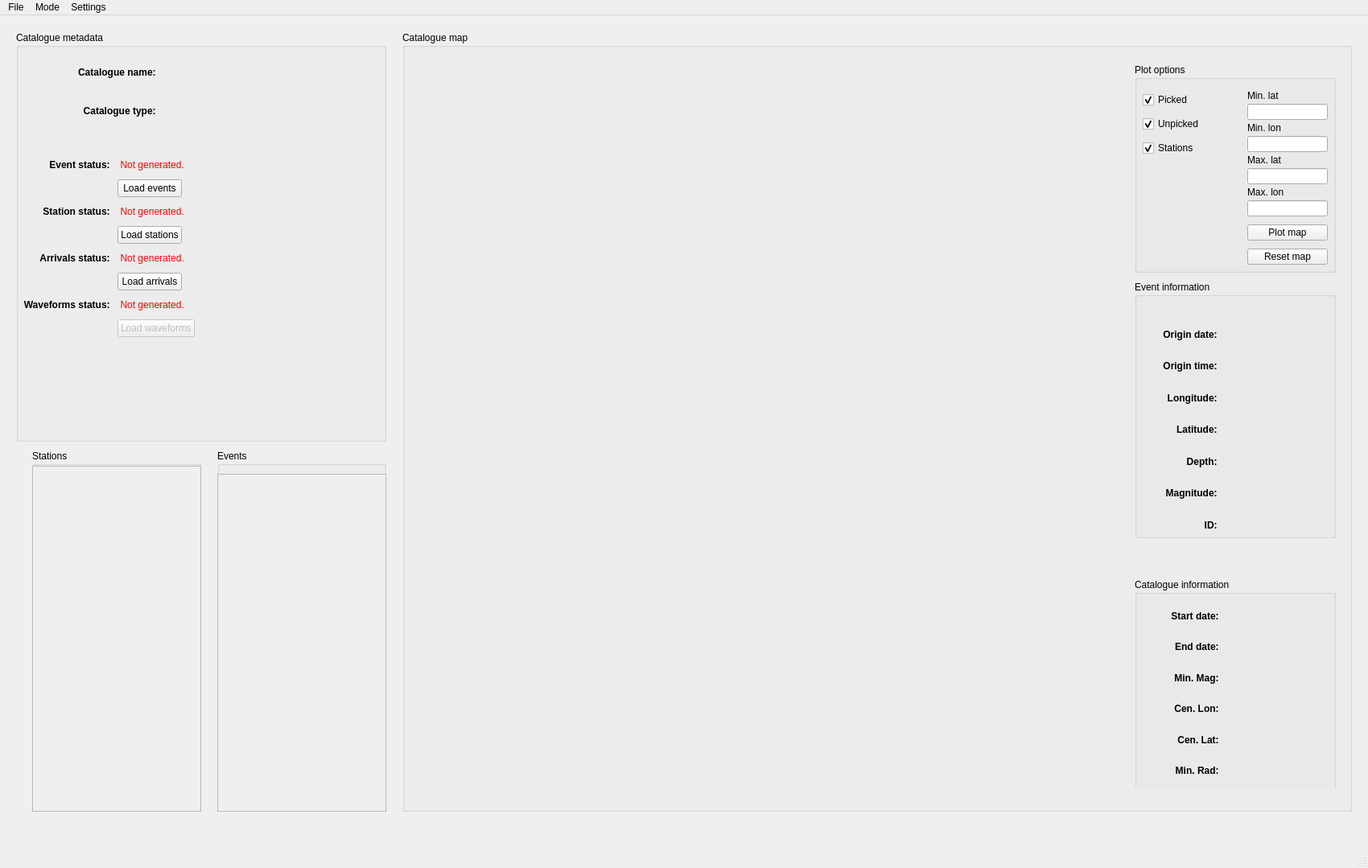
<?xml version="1.0" encoding="UTF-8"?>
<ui version="4.0">
 <class>MainWindow</class>
 <widget class="QMainWindow" name="MainWindow">
  <property name="geometry">
   <rect>
    <x>0</x>
    <y>0</y>
    <width>1700</width>
    <height>1079</height>
   </rect>
  </property>
  <property name="sizePolicy">
   <sizepolicy hsizetype="Minimum" vsizetype="Minimum">
    <horstretch>0</horstretch>
    <verstretch>0</verstretch>
   </sizepolicy>
  </property>
  <property name="minimumSize">
   <size>
    <width>0</width>
    <height>0</height>
   </size>
  </property>
  <property name="maximumSize">
   <size>
    <width>1700</width>
    <height>1088</height>
   </size>
  </property>
  <property name="windowTitle">
   <string>MainWindow</string>
  </property>
  <widget class="QWidget" name="wid">
   <property name="sizePolicy">
    <sizepolicy hsizetype="Expanding" vsizetype="Expanding">
     <horstretch>0</horstretch>
     <verstretch>0</verstretch>
    </sizepolicy>
   </property>
   <property name="styleSheet">
    <string notr="true"/>
   </property>
   <widget class="QGroupBox" name="cat_meta">
    <property name="geometry">
     <rect>
      <x>20</x>
      <y>20</y>
      <width>460</width>
      <height>510</height>
     </rect>
    </property>
    <property name="styleSheet">
     <string notr="true"/>
    </property>
    <property name="title">
     <string>Catalogue metadata</string>
    </property>
    <property name="flat">
     <bool>false</bool>
    </property>
    <property name="checkable">
     <bool>false</bool>
    </property>
    <widget class="QWidget" name="gridLayoutWidget_2">
     <property name="geometry">
      <rect>
       <x>0</x>
       <y>30</y>
       <width>460</width>
       <height>90</height>
      </rect>
     </property>
     <layout class="QGridLayout" name="gridLayout_2" rowstretch="0,0" columnstretch="7,11" rowminimumheight="0,0" columnminimumwidth="0,0">
      <item row="1" column="1">
       <widget class="QLabel" name="label_catTypeDisp">
        <property name="text">
         <string/>
        </property>
       </widget>
      </item>
      <item row="0" column="0">
       <widget class="QLabel" name="label_catName">
        <property name="styleSheet">
         <string notr="true">font-weight: bold;</string>
        </property>
        <property name="text">
         <string>Catalogue name: </string>
        </property>
        <property name="alignment">
         <set>Qt::AlignRight|Qt::AlignTrailing|Qt::AlignVCenter</set>
        </property>
       </widget>
      </item>
      <item row="1" column="0">
       <widget class="QLabel" name="label_catType">
        <property name="styleSheet">
         <string notr="true">font-weight: bold;</string>
        </property>
        <property name="text">
         <string>Catalogue type: </string>
        </property>
        <property name="alignment">
         <set>Qt::AlignRight|Qt::AlignTrailing|Qt::AlignVCenter</set>
        </property>
       </widget>
      </item>
      <item row="0" column="1">
       <widget class="QLabel" name="label_catNameDisp">
        <property name="text">
         <string/>
        </property>
       </widget>
      </item>
     </layout>
    </widget>
    <widget class="QStackedWidget" name="catalogue_forms">
     <property name="geometry">
      <rect>
       <x>0</x>
       <y>150</y>
       <width>460</width>
       <height>360</height>
      </rect>
     </property>
     <property name="sizePolicy">
      <sizepolicy hsizetype="Expanding" vsizetype="Expanding">
       <horstretch>0</horstretch>
       <verstretch>0</verstretch>
      </sizepolicy>
     </property>
     <property name="minimumSize">
      <size>
       <width>0</width>
       <height>0</height>
      </size>
     </property>
     <property name="frameShape">
      <enum>QFrame::NoFrame</enum>
     </property>
     <property name="currentIndex">
      <number>0</number>
     </property>
     <widget class="QWidget" name="status_page">
      <layout class="QHBoxLayout" name="horizontalLayout">
       <item>
        <layout class="QFormLayout" name="status_form">
         <property name="sizeConstraint">
          <enum>QLayout::SetDefaultConstraint</enum>
         </property>
         <property name="fieldGrowthPolicy">
          <enum>QFormLayout::ExpandingFieldsGrow</enum>
         </property>
         <property name="labelAlignment">
          <set>Qt::AlignRight|Qt::AlignTrailing|Qt::AlignVCenter</set>
         </property>
         <property name="formAlignment">
          <set>Qt::AlignLeading|Qt::AlignLeft|Qt::AlignTop</set>
         </property>
         <property name="verticalSpacing">
          <number>11</number>
         </property>
         <item row="0" column="0">
          <widget class="QLabel" name="label">
           <property name="layoutDirection">
            <enum>Qt::LeftToRight</enum>
           </property>
           <property name="styleSheet">
            <string notr="true">font-weight: bold;</string>
           </property>
           <property name="text">
            <string>Event status: </string>
           </property>
           <property name="alignment">
            <set>Qt::AlignRight|Qt::AlignTrailing|Qt::AlignVCenter</set>
           </property>
          </widget>
         </item>
         <item row="0" column="1">
          <widget class="QLabel" name="label_eventStat">
           <property name="styleSheet">
            <string notr="true">color: rgb(255, 0, 0)</string>
           </property>
           <property name="text">
            <string> Not generated.</string>
           </property>
           <property name="alignment">
            <set>Qt::AlignCenter</set>
           </property>
          </widget>
         </item>
         <item row="2" column="0">
          <widget class="QLabel" name="label_3">
           <property name="layoutDirection">
            <enum>Qt::LeftToRight</enum>
           </property>
           <property name="styleSheet">
            <string notr="true">font-weight: bold;</string>
           </property>
           <property name="text">
            <string>Station status: </string>
           </property>
           <property name="alignment">
            <set>Qt::AlignRight|Qt::AlignTrailing|Qt::AlignVCenter</set>
           </property>
          </widget>
         </item>
         <item row="2" column="1">
          <widget class="QLabel" name="label_statStat">
           <property name="styleSheet">
            <string notr="true">color: rgb(255, 0, 0)</string>
           </property>
           <property name="text">
            <string> Not generated.</string>
           </property>
           <property name="alignment">
            <set>Qt::AlignCenter</set>
           </property>
          </widget>
         </item>
         <item row="3" column="1">
          <widget class="QPushButton" name="load_stats_button">
           <property name="text">
            <string>Load stations</string>
           </property>
          </widget>
         </item>
         <item row="4" column="0">
          <widget class="QLabel" name="label_4">
           <property name="layoutDirection">
            <enum>Qt::LeftToRight</enum>
           </property>
           <property name="styleSheet">
            <string notr="true">font-weight: bold;</string>
           </property>
           <property name="text">
            <string>Arrivals status: </string>
           </property>
           <property name="alignment">
            <set>Qt::AlignRight|Qt::AlignTrailing|Qt::AlignVCenter</set>
           </property>
          </widget>
         </item>
         <item row="4" column="1">
          <widget class="QLabel" name="label_arrivalStat">
           <property name="styleSheet">
            <string notr="true">color: rgb(255, 0, 0)</string>
           </property>
           <property name="text">
            <string> Not generated.</string>
           </property>
           <property name="alignment">
            <set>Qt::AlignCenter</set>
           </property>
          </widget>
         </item>
         <item row="5" column="1">
          <widget class="QPushButton" name="load_arrivals_button">
           <property name="text">
            <string>Load arrivals</string>
           </property>
          </widget>
         </item>
         <item row="6" column="0">
          <widget class="QLabel" name="label_7">
           <property name="layoutDirection">
            <enum>Qt::LeftToRight</enum>
           </property>
           <property name="styleSheet">
            <string notr="true">font-weight: bold;</string>
           </property>
           <property name="text">
            <string>Waveforms status: </string>
           </property>
           <property name="alignment">
            <set>Qt::AlignRight|Qt::AlignTrailing|Qt::AlignVCenter</set>
           </property>
          </widget>
         </item>
         <item row="6" column="1">
          <widget class="QLabel" name="label_waveformStat">
           <property name="styleSheet">
            <string notr="true">color: rgb(255, 0, 0)</string>
           </property>
           <property name="text">
            <string> Not generated.</string>
           </property>
           <property name="alignment">
            <set>Qt::AlignCenter</set>
           </property>
          </widget>
         </item>
         <item row="7" column="1">
          <widget class="QPushButton" name="load_waveforms_button">
           <property name="enabled">
            <bool>false</bool>
           </property>
           <property name="text">
            <string>Load waveforms</string>
           </property>
          </widget>
         </item>
         <item row="1" column="1">
          <widget class="QPushButton" name="load_events_button">
           <property name="sizePolicy">
            <sizepolicy hsizetype="Preferred" vsizetype="Fixed">
             <horstretch>0</horstretch>
             <verstretch>0</verstretch>
            </sizepolicy>
           </property>
           <property name="text">
            <string>Load events</string>
           </property>
           <property name="flat">
            <bool>false</bool>
           </property>
          </widget>
         </item>
         <item row="8" column="0">
          <widget class="QLabel" name="Label">
           <property name="text">
            <string/>
           </property>
          </widget>
         </item>
        </layout>
       </item>
      </layout>
     </widget>
     <widget class="QWidget" name="teleseismic_input_page">
      <widget class="QWidget" name="formLayoutWidget">
       <property name="geometry">
        <rect>
         <x>20</x>
         <y>20</y>
         <width>491</width>
         <height>420</height>
        </rect>
       </property>
       <layout class="QFormLayout" name="teleseismic_form">
        <property name="sizeConstraint">
         <enum>QLayout::SetMaximumSize</enum>
        </property>
        <property name="fieldGrowthPolicy">
         <enum>QFormLayout::FieldsStayAtSizeHint</enum>
        </property>
        <property name="labelAlignment">
         <set>Qt::AlignRight|Qt::AlignTrailing|Qt::AlignVCenter</set>
        </property>
        <property name="formAlignment">
         <set>Qt::AlignLeading|Qt::AlignLeft|Qt::AlignVCenter</set>
        </property>
        <property name="verticalSpacing">
         <number>11</number>
        </property>
        <item row="0" column="0">
         <widget class="QLabel" name="label_startDate">
          <property name="styleSheet">
           <string notr="true">font-weight: bold;</string>
          </property>
          <property name="text">
           <string>Start date:</string>
          </property>
         </widget>
        </item>
        <item row="0" column="1">
         <widget class="QDateEdit" name="startDate_input">
          <property name="enabled">
           <bool>true</bool>
          </property>
         </widget>
        </item>
        <item row="1" column="0">
         <widget class="QLabel" name="label_endDate">
          <property name="styleSheet">
           <string notr="true">font-weight: bold;</string>
          </property>
          <property name="text">
           <string>End date:</string>
          </property>
         </widget>
        </item>
        <item row="1" column="1">
         <widget class="QDateEdit" name="endDate_input"/>
        </item>
        <item row="2" column="0">
         <widget class="QLabel" name="label_minMag">
          <property name="styleSheet">
           <string notr="true">font-weight: bold;</string>
          </property>
          <property name="text">
           <string>Min. Magnitude:</string>
          </property>
         </widget>
        </item>
        <item row="2" column="1">
         <widget class="QLineEdit" name="minMag_input">
          <property name="styleSheet">
           <string notr="true"/>
          </property>
         </widget>
        </item>
        <item row="3" column="0">
         <widget class="QLabel" name="label_centreLon">
          <property name="styleSheet">
           <string notr="true">font-weight: bold;</string>
          </property>
          <property name="text">
           <string>Central longitude:</string>
          </property>
         </widget>
        </item>
        <item row="3" column="1">
         <widget class="QLineEdit" name="centreLon_input"/>
        </item>
        <item row="4" column="0">
         <widget class="QLabel" name="label_centreLat">
          <property name="styleSheet">
           <string notr="true">font-weight: bold;</string>
          </property>
          <property name="text">
           <string>Central latitude:</string>
          </property>
         </widget>
        </item>
        <item row="4" column="1">
         <widget class="QLineEdit" name="centreLat_input"/>
        </item>
        <item row="5" column="0">
         <widget class="QLabel" name="label_minRad">
          <property name="styleSheet">
           <string notr="true">font-weight: bold;</string>
          </property>
          <property name="text">
           <string>Min. radius:</string>
          </property>
         </widget>
        </item>
        <item row="5" column="1">
         <widget class="QLineEdit" name="minRad_input"/>
        </item>
        <item row="6" column="0">
         <widget class="QLabel" name="label_maxRad">
          <property name="styleSheet">
           <string notr="true">font-weight: bold;</string>
          </property>
          <property name="text">
           <string>Max. radius:</string>
          </property>
         </widget>
        </item>
        <item row="6" column="1">
         <widget class="QLineEdit" name="maxRad_input"/>
        </item>
        <item row="7" column="1">
         <widget class="QPushButton" name="tele_load_button">
          <property name="text">
           <string>Generate catalogue</string>
          </property>
         </widget>
        </item>
        <item row="8" column="1">
         <widget class="QLabel" name="label_2">
          <property name="text">
           <string/>
          </property>
         </widget>
        </item>
       </layout>
      </widget>
     </widget>
    </widget>
   </widget>
   <widget class="QGroupBox" name="station_box">
    <property name="geometry">
     <rect>
      <x>40</x>
      <y>540</y>
      <width>210</width>
      <height>450</height>
     </rect>
    </property>
    <property name="sizePolicy">
     <sizepolicy hsizetype="Preferred" vsizetype="Expanding">
      <horstretch>100</horstretch>
      <verstretch>100</verstretch>
     </sizepolicy>
    </property>
    <property name="title">
     <string>Stations</string>
    </property>
    <widget class="QListView" name="station_list">
     <property name="enabled">
      <bool>false</bool>
     </property>
     <property name="geometry">
      <rect>
       <x>0</x>
       <y>20</y>
       <width>210</width>
       <height>430</height>
      </rect>
     </property>
    </widget>
   </widget>
   <widget class="QGroupBox" name="catalogue_plot">
    <property name="geometry">
     <rect>
      <x>500</x>
      <y>20</y>
      <width>1180</width>
      <height>970</height>
     </rect>
    </property>
    <property name="sizePolicy">
     <sizepolicy hsizetype="Expanding" vsizetype="Expanding">
      <horstretch>0</horstretch>
      <verstretch>0</verstretch>
     </sizepolicy>
    </property>
    <property name="title">
     <string>Catalogue map</string>
    </property>
    <widget class="MplWidget" name="mpl" native="true">
     <property name="geometry">
      <rect>
       <x>0</x>
       <y>30</y>
       <width>890</width>
       <height>940</height>
      </rect>
     </property>
     <property name="sizePolicy">
      <sizepolicy hsizetype="Expanding" vsizetype="Expanding">
       <horstretch>0</horstretch>
       <verstretch>0</verstretch>
      </sizepolicy>
     </property>
     <property name="minimumSize">
      <size>
       <width>0</width>
       <height>0</height>
      </size>
     </property>
    </widget>
    <widget class="QGroupBox" name="groupBox">
     <property name="geometry">
      <rect>
       <x>910</x>
       <y>40</y>
       <width>250</width>
       <height>260</height>
      </rect>
     </property>
     <property name="title">
      <string>Plot options</string>
     </property>
     <widget class="QCheckBox" name="station_plot_tickbox">
      <property name="geometry">
       <rect>
        <x>10</x>
        <y>90</y>
        <width>156</width>
        <height>30</height>
       </rect>
      </property>
      <property name="text">
       <string>Stations</string>
      </property>
      <property name="checked">
       <bool>true</bool>
      </property>
     </widget>
     <widget class="QCheckBox" name="picked_plot_tickbox">
      <property name="geometry">
       <rect>
        <x>10</x>
        <y>30</y>
        <width>130</width>
        <height>30</height>
       </rect>
      </property>
      <property name="autoFillBackground">
       <bool>false</bool>
      </property>
      <property name="text">
       <string>Picked</string>
      </property>
      <property name="checked">
       <bool>true</bool>
      </property>
     </widget>
     <widget class="QCheckBox" name="unpicked_plot_tickbox">
      <property name="geometry">
       <rect>
        <x>10</x>
        <y>60</y>
        <width>156</width>
        <height>30</height>
       </rect>
      </property>
      <property name="text">
       <string>Unpicked</string>
      </property>
      <property name="checked">
       <bool>true</bool>
      </property>
     </widget>
     <widget class="QPushButton" name="pushButton">
      <property name="geometry">
       <rect>
        <x>140</x>
        <y>230</y>
        <width>100</width>
        <height>20</height>
       </rect>
      </property>
      <property name="text">
       <string>Reset map</string>
      </property>
     </widget>
     <widget class="QLineEdit" name="lineEdit">
      <property name="geometry">
       <rect>
        <x>140</x>
        <y>50</y>
        <width>100</width>
        <height>20</height>
       </rect>
      </property>
     </widget>
     <widget class="QLabel" name="label_5">
      <property name="geometry">
       <rect>
        <x>140</x>
        <y>30</y>
        <width>100</width>
        <height>20</height>
       </rect>
      </property>
      <property name="text">
       <string>Min. lat</string>
      </property>
     </widget>
     <widget class="QLineEdit" name="lineEdit_2">
      <property name="geometry">
       <rect>
        <x>140</x>
        <y>90</y>
        <width>100</width>
        <height>20</height>
       </rect>
      </property>
     </widget>
     <widget class="QLabel" name="label_6">
      <property name="geometry">
       <rect>
        <x>140</x>
        <y>70</y>
        <width>100</width>
        <height>20</height>
       </rect>
      </property>
      <property name="text">
       <string>Min. lon</string>
      </property>
     </widget>
     <widget class="QLineEdit" name="lineEdit_3">
      <property name="geometry">
       <rect>
        <x>140</x>
        <y>130</y>
        <width>100</width>
        <height>20</height>
       </rect>
      </property>
     </widget>
     <widget class="QLabel" name="label_8">
      <property name="geometry">
       <rect>
        <x>140</x>
        <y>110</y>
        <width>100</width>
        <height>20</height>
       </rect>
      </property>
      <property name="text">
       <string>Max. lat</string>
      </property>
     </widget>
     <widget class="QLineEdit" name="lineEdit_4">
      <property name="geometry">
       <rect>
        <x>140</x>
        <y>170</y>
        <width>100</width>
        <height>20</height>
       </rect>
      </property>
     </widget>
     <widget class="QLabel" name="label_22">
      <property name="geometry">
       <rect>
        <x>140</x>
        <y>150</y>
        <width>100</width>
        <height>20</height>
       </rect>
      </property>
      <property name="text">
       <string>Max. lon</string>
      </property>
     </widget>
     <widget class="QPushButton" name="pushButton_2">
      <property name="geometry">
       <rect>
        <x>140</x>
        <y>200</y>
        <width>100</width>
        <height>20</height>
       </rect>
      </property>
      <property name="text">
       <string>Plot map</string>
      </property>
     </widget>
    </widget>
    <widget class="QGroupBox" name="groupBox_3">
     <property name="geometry">
      <rect>
       <x>910</x>
       <y>310</y>
       <width>250</width>
       <height>320</height>
      </rect>
     </property>
     <property name="styleSheet">
      <string notr="true"/>
     </property>
     <property name="title">
      <string>Event information</string>
     </property>
     <widget class="QWidget" name="gridLayoutWidget_5">
      <property name="geometry">
       <rect>
        <x>0</x>
        <y>50</y>
        <width>250</width>
        <height>270</height>
       </rect>
      </property>
      <layout class="QGridLayout" name="gridLayout_5" columnstretch="4,5">
       <property name="horizontalSpacing">
        <number>11</number>
       </property>
       <item row="2" column="0">
        <widget class="QLabel" name="label_24">
         <property name="styleSheet">
          <string notr="true">font-weight: bold;</string>
         </property>
         <property name="text">
          <string>Longitude: </string>
         </property>
         <property name="alignment">
          <set>Qt::AlignRight|Qt::AlignTrailing|Qt::AlignVCenter</set>
         </property>
        </widget>
       </item>
       <item row="6" column="0">
        <widget class="QLabel" name="label_31">
         <property name="styleSheet">
          <string notr="true">font-weight: bold;</string>
         </property>
         <property name="text">
          <string>ID: </string>
         </property>
         <property name="alignment">
          <set>Qt::AlignRight|Qt::AlignTrailing|Qt::AlignVCenter</set>
         </property>
        </widget>
       </item>
       <item row="2" column="1">
        <widget class="QLabel" name="label_eventLon">
         <property name="text">
          <string/>
         </property>
        </widget>
       </item>
       <item row="0" column="1">
        <widget class="QLabel" name="label_eventOdate">
         <property name="text">
          <string/>
         </property>
        </widget>
       </item>
       <item row="6" column="1">
        <widget class="QLabel" name="label_eventID">
         <property name="text">
          <string/>
         </property>
        </widget>
       </item>
       <item row="5" column="0">
        <widget class="QLabel" name="label_32">
         <property name="styleSheet">
          <string notr="true">font-weight: bold;</string>
         </property>
         <property name="text">
          <string>Magnitude: </string>
         </property>
         <property name="alignment">
          <set>Qt::AlignRight|Qt::AlignTrailing|Qt::AlignVCenter</set>
         </property>
        </widget>
       </item>
       <item row="0" column="0">
        <widget class="QLabel" name="label_28">
         <property name="styleSheet">
          <string notr="true">font-weight: bold;</string>
         </property>
         <property name="text">
          <string>Origin date: </string>
         </property>
         <property name="alignment">
          <set>Qt::AlignRight|Qt::AlignTrailing|Qt::AlignVCenter</set>
         </property>
        </widget>
       </item>
       <item row="4" column="0">
        <widget class="QLabel" name="label_25">
         <property name="styleSheet">
          <string notr="true">font-weight: bold;</string>
         </property>
         <property name="text">
          <string>Depth: </string>
         </property>
         <property name="alignment">
          <set>Qt::AlignRight|Qt::AlignTrailing|Qt::AlignVCenter</set>
         </property>
        </widget>
       </item>
       <item row="3" column="1">
        <widget class="QLabel" name="label_eventLat">
         <property name="text">
          <string/>
         </property>
        </widget>
       </item>
       <item row="4" column="1">
        <widget class="QLabel" name="label_eventDepth">
         <property name="text">
          <string/>
         </property>
        </widget>
       </item>
       <item row="5" column="1">
        <widget class="QLabel" name="label_eventMag">
         <property name="text">
          <string/>
         </property>
        </widget>
       </item>
       <item row="3" column="0">
        <widget class="QLabel" name="label_23">
         <property name="styleSheet">
          <string notr="true">font-weight: bold;</string>
         </property>
         <property name="text">
          <string>Latitude: </string>
         </property>
         <property name="alignment">
          <set>Qt::AlignRight|Qt::AlignTrailing|Qt::AlignVCenter</set>
         </property>
        </widget>
       </item>
       <item row="1" column="1">
        <widget class="QLabel" name="label_eventOtime">
         <property name="text">
          <string/>
         </property>
        </widget>
       </item>
       <item row="1" column="0">
        <widget class="QLabel" name="label_29">
         <property name="styleSheet">
          <string notr="true">font-weight: bold;</string>
         </property>
         <property name="text">
          <string>Origin time: </string>
         </property>
         <property name="alignment">
          <set>Qt::AlignRight|Qt::AlignTrailing|Qt::AlignVCenter</set>
         </property>
        </widget>
       </item>
      </layout>
     </widget>
    </widget>
    <widget class="QStackedWidget" name="stackedWidget">
     <property name="geometry">
      <rect>
       <x>910</x>
       <y>680</y>
       <width>250</width>
       <height>260</height>
      </rect>
     </property>
     <property name="currentIndex">
      <number>1</number>
     </property>
     <widget class="QWidget" name="station_info_page">
      <widget class="QGroupBox" name="groupBox_2">
       <property name="geometry">
        <rect>
         <x>0</x>
         <y>0</y>
         <width>250</width>
         <height>260</height>
        </rect>
       </property>
       <property name="title">
        <string>Station information</string>
       </property>
       <widget class="QWidget" name="gridLayoutWidget_3">
        <property name="geometry">
         <rect>
          <x>0</x>
          <y>30</y>
          <width>250</width>
          <height>230</height>
         </rect>
        </property>
        <layout class="QGridLayout" name="gridLayout_3" columnstretch="4,5">
         <item row="0" column="1">
          <widget class="QLabel" name="label_statName">
           <property name="text">
            <string/>
           </property>
          </widget>
         </item>
         <item row="1" column="1">
          <widget class="QLabel" name="label_statLon">
           <property name="text">
            <string/>
           </property>
          </widget>
         </item>
         <item row="2" column="0">
          <widget class="QLabel" name="label_12">
           <property name="styleSheet">
            <string notr="true">font-weight: bold;</string>
           </property>
           <property name="text">
            <string>Longitude: </string>
           </property>
           <property name="alignment">
            <set>Qt::AlignRight|Qt::AlignTrailing|Qt::AlignVCenter</set>
           </property>
          </widget>
         </item>
         <item row="1" column="0">
          <widget class="QLabel" name="label_11">
           <property name="styleSheet">
            <string notr="true">font-weight: bold;</string>
           </property>
           <property name="text">
            <string>Latitude: </string>
           </property>
           <property name="alignment">
            <set>Qt::AlignRight|Qt::AlignTrailing|Qt::AlignVCenter</set>
           </property>
          </widget>
         </item>
         <item row="3" column="0">
          <widget class="QLabel" name="label_13">
           <property name="styleSheet">
            <string notr="true">font-weight: bold;</string>
           </property>
           <property name="text">
            <string>Elevation: </string>
           </property>
           <property name="alignment">
            <set>Qt::AlignRight|Qt::AlignTrailing|Qt::AlignVCenter</set>
           </property>
          </widget>
         </item>
         <item row="2" column="1">
          <widget class="QLabel" name="label_statLat">
           <property name="text">
            <string/>
           </property>
          </widget>
         </item>
         <item row="4" column="1">
          <widget class="QLabel" name="label_statDep">
           <property name="text">
            <string/>
           </property>
          </widget>
         </item>
         <item row="0" column="0">
          <widget class="QLabel" name="label_9">
           <property name="styleSheet">
            <string notr="true">font-weight: bold;</string>
           </property>
           <property name="text">
            <string>Name: </string>
           </property>
           <property name="alignment">
            <set>Qt::AlignRight|Qt::AlignTrailing|Qt::AlignVCenter</set>
           </property>
          </widget>
         </item>
         <item row="3" column="1">
          <widget class="QLabel" name="label_statElev">
           <property name="text">
            <string/>
           </property>
          </widget>
         </item>
         <item row="5" column="1">
          <widget class="QLabel" name="label_statRet">
           <property name="text">
            <string/>
           </property>
          </widget>
         </item>
         <item row="5" column="0">
          <widget class="QLabel" name="label_15">
           <property name="styleSheet">
            <string notr="true">font-weight: bold;</string>
           </property>
           <property name="text">
            <string>Retrieved: </string>
           </property>
           <property name="alignment">
            <set>Qt::AlignRight|Qt::AlignTrailing|Qt::AlignVCenter</set>
           </property>
          </widget>
         </item>
         <item row="4" column="0">
          <widget class="QLabel" name="label_14">
           <property name="styleSheet">
            <string notr="true">font-weight: bold;</string>
           </property>
           <property name="text">
            <string>Deployed: </string>
           </property>
           <property name="alignment">
            <set>Qt::AlignRight|Qt::AlignTrailing|Qt::AlignVCenter</set>
           </property>
          </widget>
         </item>
        </layout>
       </widget>
      </widget>
     </widget>
     <widget class="QWidget" name="catalogue_info_page">
      <widget class="QGroupBox" name="groupBox_4">
       <property name="geometry">
        <rect>
         <x>0</x>
         <y>0</y>
         <width>250</width>
         <height>490</height>
        </rect>
       </property>
       <property name="title">
        <string>Catalogue information</string>
       </property>
       <widget class="QWidget" name="gridLayoutWidget_4">
        <property name="geometry">
         <rect>
          <x>0</x>
          <y>30</y>
          <width>250</width>
          <height>264</height>
         </rect>
        </property>
        <layout class="QGridLayout" name="gridLayout_4" columnstretch="4,5">
         <item row="4" column="0">
          <widget class="QLabel" name="label_20">
           <property name="styleSheet">
            <string notr="true">font-weight: bold;</string>
           </property>
           <property name="text">
            <string>Cen. Lat: </string>
           </property>
           <property name="alignment">
            <set>Qt::AlignRight|Qt::AlignTrailing|Qt::AlignVCenter</set>
           </property>
          </widget>
         </item>
         <item row="1" column="1">
          <widget class="QLabel" name="label_endDate2">
           <property name="text">
            <string/>
           </property>
          </widget>
         </item>
         <item row="2" column="0">
          <widget class="QLabel" name="label_16">
           <property name="styleSheet">
            <string notr="true">font-weight: bold;</string>
           </property>
           <property name="text">
            <string>Min. Mag: </string>
           </property>
           <property name="alignment">
            <set>Qt::AlignRight|Qt::AlignTrailing|Qt::AlignVCenter</set>
           </property>
          </widget>
         </item>
         <item row="4" column="1">
          <widget class="QLabel" name="label_cenLat">
           <property name="text">
            <string/>
           </property>
          </widget>
         </item>
         <item row="0" column="0">
          <widget class="QLabel" name="label_10">
           <property name="styleSheet">
            <string notr="true">font-weight: bold;</string>
           </property>
           <property name="text">
            <string>Start date: </string>
           </property>
           <property name="alignment">
            <set>Qt::AlignRight|Qt::AlignTrailing|Qt::AlignVCenter</set>
           </property>
          </widget>
         </item>
         <item row="3" column="1">
          <widget class="QLabel" name="label_cenLon">
           <property name="text">
            <string/>
           </property>
          </widget>
         </item>
         <item row="6" column="0">
          <widget class="QLabel" name="label_21">
           <property name="styleSheet">
            <string notr="true">font-weight: bold;</string>
           </property>
           <property name="text">
            <string>Max. Rad: </string>
           </property>
           <property name="alignment">
            <set>Qt::AlignRight|Qt::AlignTrailing|Qt::AlignVCenter</set>
           </property>
          </widget>
         </item>
         <item row="0" column="1">
          <widget class="QLabel" name="label_startDate2">
           <property name="text">
            <string/>
           </property>
          </widget>
         </item>
         <item row="2" column="1">
          <widget class="QLabel" name="label_minMag2">
           <property name="text">
            <string/>
           </property>
          </widget>
         </item>
         <item row="5" column="1">
          <widget class="QLabel" name="label_minRad2">
           <property name="text">
            <string/>
           </property>
          </widget>
         </item>
         <item row="5" column="0">
          <widget class="QLabel" name="label_19">
           <property name="styleSheet">
            <string notr="true">font-weight: bold;</string>
           </property>
           <property name="text">
            <string>Min. Rad: </string>
           </property>
           <property name="alignment">
            <set>Qt::AlignRight|Qt::AlignTrailing|Qt::AlignVCenter</set>
           </property>
          </widget>
         </item>
         <item row="3" column="0">
          <widget class="QLabel" name="label_18">
           <property name="styleSheet">
            <string notr="true">font-weight: bold;</string>
           </property>
           <property name="text">
            <string>Cen. Lon: </string>
           </property>
           <property name="alignment">
            <set>Qt::AlignRight|Qt::AlignTrailing|Qt::AlignVCenter</set>
           </property>
          </widget>
         </item>
         <item row="1" column="0">
          <widget class="QLabel" name="label_17">
           <property name="styleSheet">
            <string notr="true">font-weight: bold;</string>
           </property>
           <property name="text">
            <string>End date: </string>
           </property>
           <property name="alignment">
            <set>Qt::AlignRight|Qt::AlignTrailing|Qt::AlignVCenter</set>
           </property>
          </widget>
         </item>
         <item row="6" column="1">
          <widget class="QLabel" name="label_maxRad2">
           <property name="text">
            <string/>
           </property>
          </widget>
         </item>
        </layout>
       </widget>
      </widget>
     </widget>
    </widget>
   </widget>
   <widget class="QGroupBox" name="event_box">
    <property name="geometry">
     <rect>
      <x>270</x>
      <y>540</y>
      <width>210</width>
      <height>450</height>
     </rect>
    </property>
    <property name="sizePolicy">
     <sizepolicy hsizetype="Preferred" vsizetype="Expanding">
      <horstretch>0</horstretch>
      <verstretch>0</verstretch>
     </sizepolicy>
    </property>
    <property name="title">
     <string>Events</string>
    </property>
    <widget class="QListView" name="event_list">
     <property name="enabled">
      <bool>false</bool>
     </property>
     <property name="geometry">
      <rect>
       <x>0</x>
       <y>30</y>
       <width>210</width>
       <height>420</height>
      </rect>
     </property>
    </widget>
   </widget>
  </widget>
  <widget class="QMenuBar" name="menubar">
   <property name="geometry">
    <rect>
     <x>0</x>
     <y>0</y>
     <width>1700</width>
     <height>33</height>
    </rect>
   </property>
   <widget class="QMenu" name="menuFile">
    <property name="title">
     <string>File</string>
    </property>
    <addaction name="actionNew_catalogue"/>
    <addaction name="actionLoad_catalogue"/>
    <addaction name="actionExit"/>
   </widget>
   <widget class="QMenu" name="menuMode">
    <property name="title">
     <string>Mode</string>
    </property>
    <addaction name="actionPick_mode"/>
    <addaction name="actionAnalyse_mode"/>
    <addaction name="actionPick_and_analyse_mode"/>
   </widget>
   <widget class="QMenu" name="menuSettings">
    <property name="title">
     <string>Settings</string>
    </property>
    <addaction name="actionDefault_filter"/>
   </widget>
   <addaction name="menuFile"/>
   <addaction name="menuMode"/>
   <addaction name="menuSettings"/>
  </widget>
  <widget class="QStatusBar" name="statusbar"/>
  <action name="actionNew_catalogue">
   <property name="text">
    <string>New catalogue</string>
   </property>
   <property name="shortcut">
    <string>Ctrl+N</string>
   </property>
  </action>
  <action name="actionLoad_catalogue">
   <property name="text">
    <string>Load catalogue</string>
   </property>
   <property name="shortcut">
    <string>Ctrl+L</string>
   </property>
  </action>
  <action name="actionExit">
   <property name="text">
    <string>Exit</string>
   </property>
   <property name="shortcut">
    <string>Ctrl+Q</string>
   </property>
  </action>
  <action name="actionCatalogue_mode">
   <property name="checkable">
    <bool>true</bool>
   </property>
   <property name="checked">
    <bool>true</bool>
   </property>
   <property name="text">
    <string>Catalogue mode</string>
   </property>
  </action>
  <action name="actionPick_mode">
   <property name="checkable">
    <bool>true</bool>
   </property>
   <property name="text">
    <string>Pick mode</string>
   </property>
   <property name="shortcut">
    <string>Ctrl+P</string>
   </property>
  </action>
  <action name="actionPick_and_analyse_mode">
   <property name="checkable">
    <bool>true</bool>
   </property>
   <property name="text">
    <string>Pick and analyse mode</string>
   </property>
  </action>
  <action name="actionAnalyse_mode">
   <property name="checkable">
    <bool>true</bool>
   </property>
   <property name="text">
    <string>Analyse mode</string>
   </property>
   <property name="shortcut">
    <string>Ctrl+A</string>
   </property>
  </action>
  <action name="actionDefault_filter">
   <property name="text">
    <string>Default filter</string>
   </property>
   <property name="shortcut">
    <string>Ctrl+F</string>
   </property>
  </action>
 </widget>
 <customwidgets>
  <customwidget>
   <class>MplWidget</class>
   <extends>QWidget</extends>
   <header>mplwidget.h</header>
   <container>1</container>
  </customwidget>
 </customwidgets>
 <tabstops>
  <tabstop>station_list</tabstop>
 </tabstops>
 <resources/>
 <connections>
  <connection>
   <sender>actionExit</sender>
   <signal>triggered()</signal>
   <receiver>MainWindow</receiver>
   <slot>close()</slot>
   <hints>
    <hint type="sourcelabel">
     <x>-1</x>
     <y>-1</y>
    </hint>
    <hint type="destinationlabel">
     <x>947</x>
     <y>691</y>
    </hint>
   </hints>
  </connection>
  <connection>
   <sender>menubar</sender>
   <signal>hovered(QAction*)</signal>
   <receiver>menubar</receiver>
   <slot>show()</slot>
   <hints>
    <hint type="sourcelabel">
     <x>801</x>
     <y>16</y>
    </hint>
    <hint type="destinationlabel">
     <x>801</x>
     <y>16</y>
    </hint>
   </hints>
  </connection>
 </connections>
</ui>
